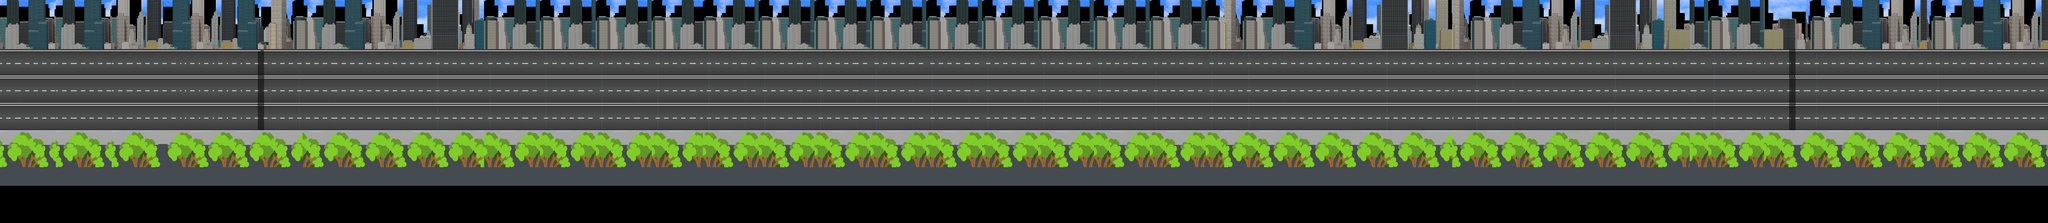

This game map was drawn from its Tiled (.tmx) file and the tilesets committed beside it. A one-line description and the trimmed map source follow:
An orthogonal 440x48 tile map with 30x30 px tiles, 1 tile layer (Tile Layer 1) and 1 object (finishLine).

<map version="1.10" tiledversion="1.10.1" orientation="orthogonal" renderorder="right-down" width="440" height="48" tilewidth="30" tileheight="30" infinite="0" nextlayerid="3" nextobjectid="3">
 <tileset firstgid="1" name="map1" tilewidth="30" tileheight="30" tilecount="2304" columns="64">
  <image source="Map1.jpg" width="1920" height="1080" />
 </tileset>
 <layer id="1" name="Tile Layer 1" width="440" height="48">
  <data>[21120 cells, 17600 non-empty, 2258 distinct tile ids]</data>
 </layer>
 <objectgroup id="2" name="fl">
  <object id="2" type="finishLine" x="11530" y="323.333" width="46.6667" height="522.667" />
 </objectgroup>
</map>
